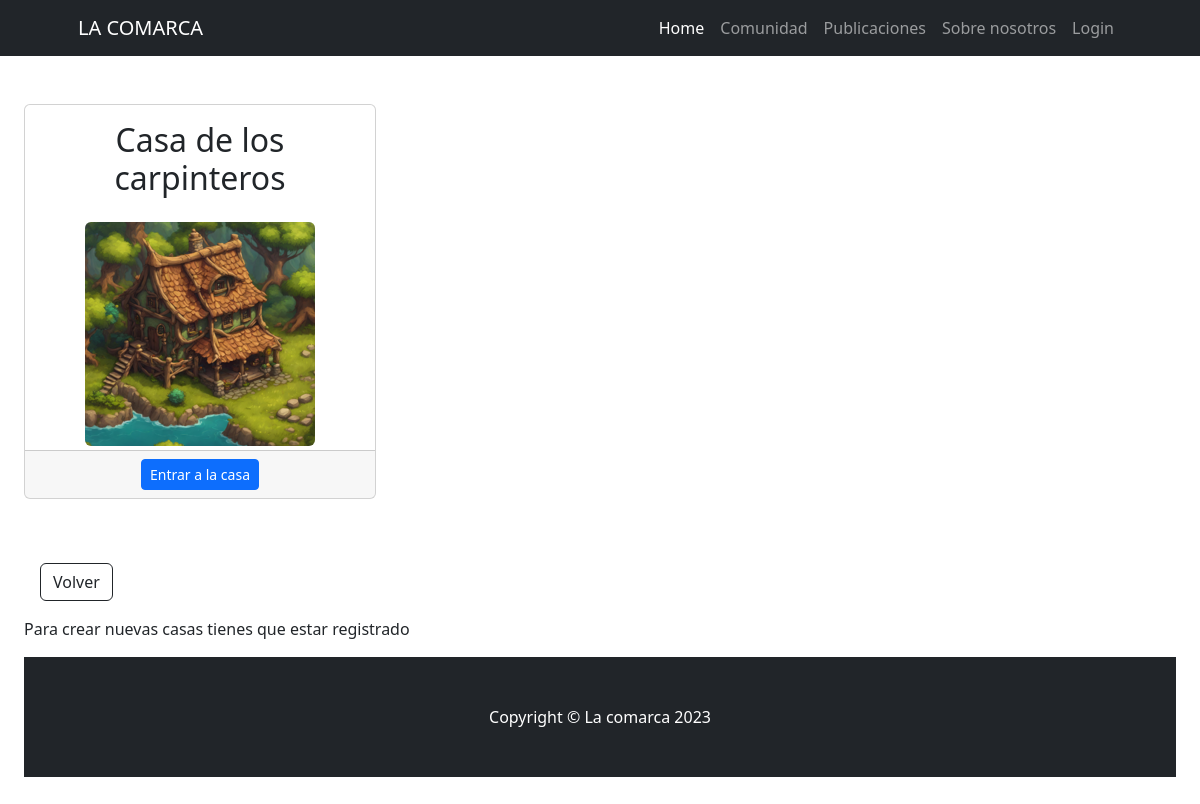
/comunidad/casascomunidad/list/, run on an earlier commit of the app's database.
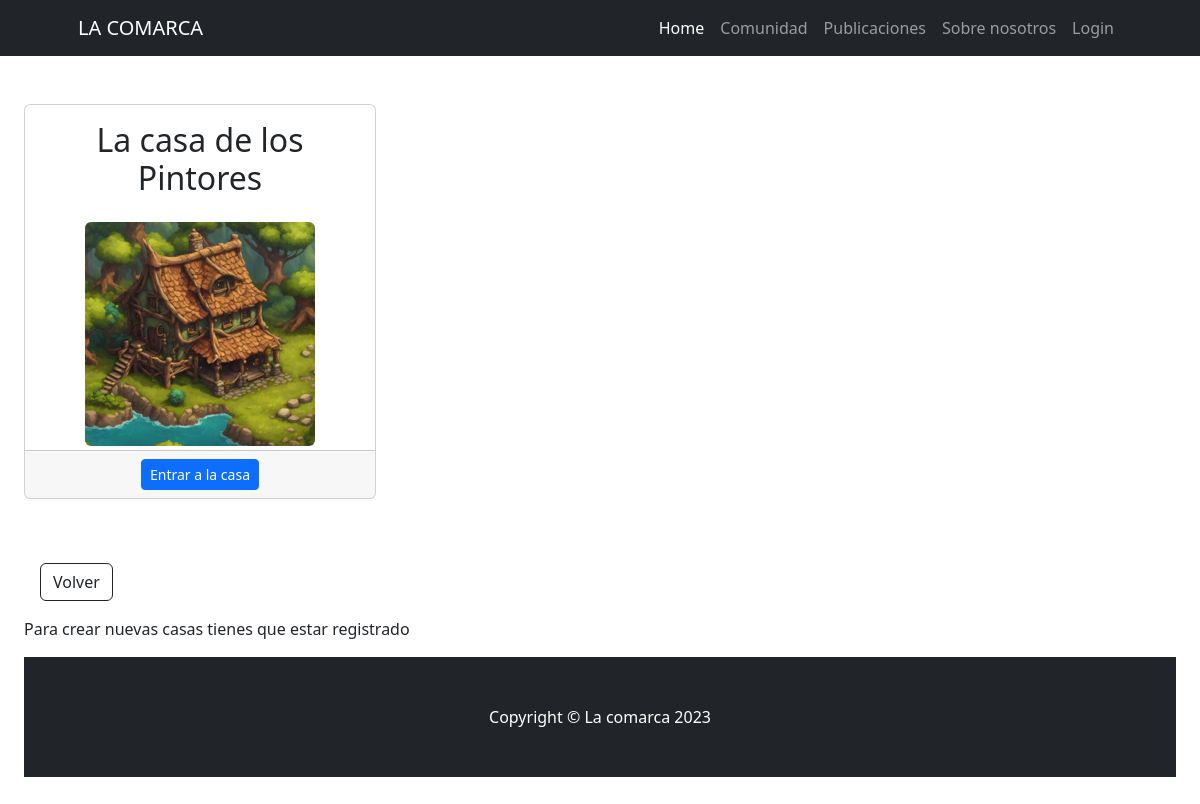
And on a later commit of the database.
### comunidad/models.py (models this page shows, shortened)
class CasasComunidad(models.Model):
    nombre_casa = models.CharField(max_length=50)
    descripcion = models.CharField(max_length=500)
    class Meta:
        verbose_name = "Casa"
        verbose_name_plural = "Casas"

### comunidad/views.py (the view)
# urls.py: path("casascomunidad/list/", views.CasasComunidadList.as_view(), name="casascomunidad_list"),
class CasasComunidadList(ListView):
    model = models.CasasComunidad

### comunidad/templates/comunidad/casascomunidad_list.html (shortened to what this page needs)
{% extends 'home/base.html' %}
{% load static %}
{% block content %}
<div class="row gx-4 gx-lg-5 align-items-center my-5">
<div class="container px-4 px-lg-5">
<div class="row gx-4 gx-lg-5">
        {% for casa in object_list %}
        <div class="col-md-4 mb-5">
            <div class="card h-100">
                <div class="card-body">
                    <h2 class="card-title text-center ">{{ casa.nombre_casa }}</h2>
                </div>
                <div class="col-12 mb-1 text-center">
                    <img class="img-fluid rounded" src="{% static 'home/images/casa_comarca.png' %}" alt="..." style="max-height: 100%; width: auto;" />
                </div>
                <div class="card-footer text-center "><a class="btn btn-primary btn-sm" href="{% url 'comunidad:casascomunidad_detail' casa.id %}">Entrar a la casa</a>
                </div>
            </div>
        </div>
        {% endfor %}
    </div>
    <a class="btn btn-outline-dark m-3 m-3" href="{% url 'comunidad:index' %}">Volver</a>
    {% if not user.is_authenticated %}
    <p>Para crear nuevas casas tienes que estar registrado</p>
    {% endif %}
</body>
{% endblock content %}

What changed in the data, as far as the page shows it:
removed CasasComunidad: nombre_casa "Casa de los carpinteros"
added CasasComunidad: nombre_casa "La casa de los Pintores"
